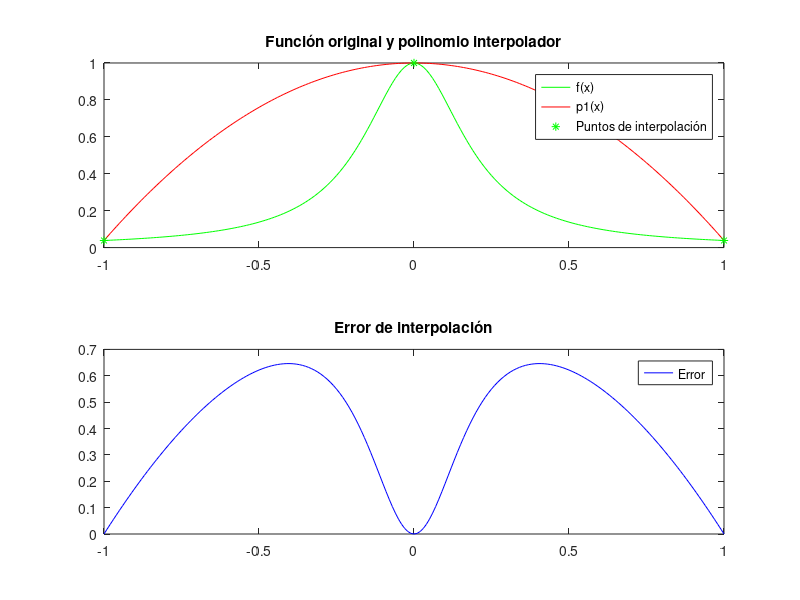

MATLAB code to generate this figure:
clear
clc


%1-------------------------------------------------------------------------
% 1. Calcular el polinomio interpolador p(x) de la función f x( ) en 3 nodos equidistantes en el intervalo [-1, 1] (incluyendo
% los extremos), esto es en -1:1:1. Dibujar las gráficas del polinomio p(x) (rojo) y de f(x) (verde) en el intervalo [-1,1] y los
% valores interpolados (puntos verdes), tomando como vector auxiliar para crear las gráficas xx= [-1:0.01:1]
% (subplot(2,1,1)). Dibujar la gráfica del error E x =f x- p x  en xx, superponiendo los puntos interpolados
% (subplot(2,1,2)). Calcular el valor máximo del error en xx.

xi=[-1 0 1]';
yi= 1./(1+25*xi.^2);

H=[xi.^0 xi.^1 xi.^2];
b=yi;
c=H\b;
c0=c(1);
c1=c(2);
c2=c(3);

xx= [-1:0.01:1];
f = 1./(1+(25*(xx.^2)));
p1 = c0 + c1.*xx.^1+c2.*xx.^2;
error_interpolacion = abs(f - p1);
(subplot(2,1,1))
plot(xx, f, 'g', xx, p1, 'r', xi, yi, '*g')
title('Función original y polinomio interpolador');
legend('f(x)', 'p1(x)', 'Puntos de interpolación');
(subplot(2,1,2))
plot(xx, error_interpolacion, 'b')
title('Error de interpolación');
legend('Error');

%2-------------------------------------------------------------------------
% Crear la función Matlab (function c=coef_interp(xi,yi)) que implementa el 
% cálculo de los coeficientes del polinomio de
% interpolación en los datos xi, yi. Argumentos entrada: vectores xi, yi 
% (asumimos vectores columna) y argumento salida: c,
% vector de coeficientes del polinomio en la base {1,x,..,x^n}.
% Si l es la longitud de xi ¿qué grado tendrá el polinomio y cuál será 
% la dimensión de la matriz H de coeficientes del
% sistema?
% ¿Qué forma tendría la matriz H si trabajásemos con la expresión del
% polinomio en la base {1, (x-1),,…,(x-1)^n}?

function c =coef_interp(xi,yi)



end









